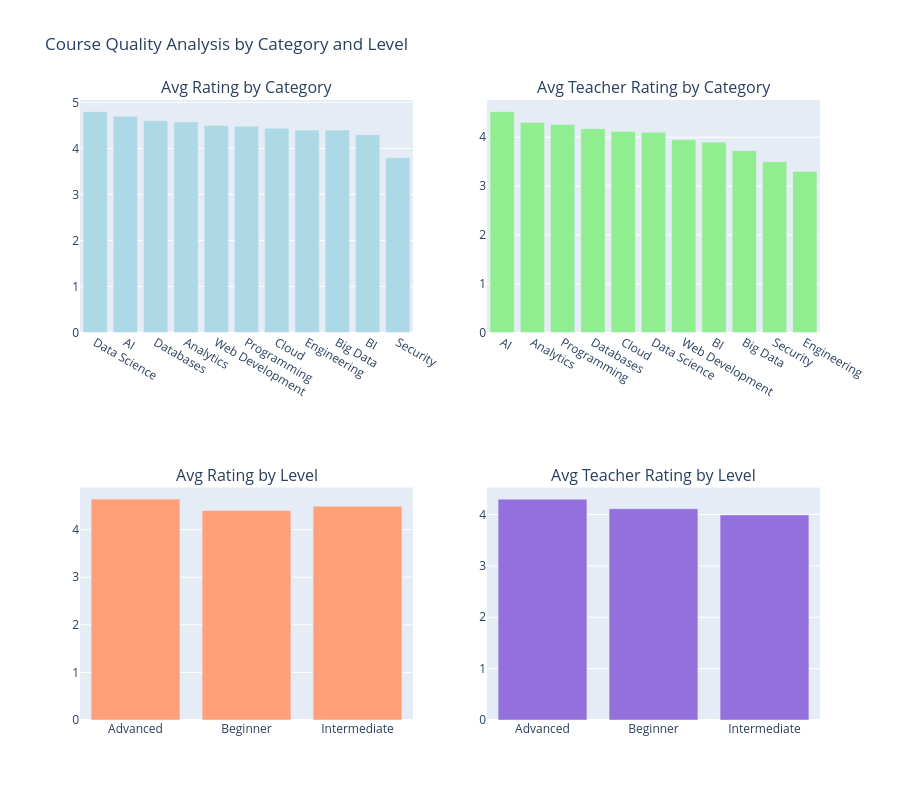

The notebook cell this image was saved under:
### Markdown cell above
## Phase 6: Course Quality Evaluation

### 6.1 Analysis by Course Category

### Code cell
print("\n" + "=" * 80)
print("PHASE 6: COURSE QUALITY EVALUATION")
print("=" * 80)

# 6.1 By Course Category
print("\n" + "─" * 80)
print("6.1 COURSE QUALITY BY CATEGORY")
print("─" * 80)

category_analysis = integrated_data.groupby('CourseCategory').agg({
    'CourseRating': 'mean',
    'TeacherRating': 'mean',
    'EnrollmentCount': 'sum'
}).round(2).sort_values('CourseRating', ascending=False)

category_analysis.columns = ['Avg Course Rating', 'Avg Teacher Rating', 'Total Enrollments']
print(f"\n{category_analysis.to_string()}")

# 6.2 By Course Level
print("\n" + "─" * 80)
print("6.2 COURSE QUALITY BY LEVEL")
print("─" * 80)

level_analysis = integrated_data.groupby('CourseLevel').agg({
    'CourseRating': 'mean',
    'TeacherRating': 'mean',
    'EnrollmentCount': ['sum', 'mean', 'count']
}).round(2)

level_analysis.columns = ['Avg Course Rating', 'Avg Teacher Rating', 'Total Enrollments', 'Avg Enrollment', 'Num Courses']
print(f"\n{level_analysis.to_string()}")

# Visualizations
fig = make_subplots(
    rows=2, cols=2,
    subplot_titles=("Avg Rating by Category", "Avg Teacher Rating by Category", 
                    "Avg Rating by Level", "Avg Teacher Rating by Level"),
    specs=[[{"type": "bar"}, {"type": "bar"}],
           [{"type": "bar"}, {"type": "bar"}]]
)

# Category ratings
cat_ratings = integrated_data.groupby('CourseCategory')['CourseRating'].mean().sort_values(ascending=False)
fig.add_trace(
    go.Bar(x=cat_ratings.index, y=cat_ratings.values, marker_color='lightblue', name='Course Rating'),
    row=1, col=1
)

# Category teacher ratings
cat_teacher_ratings = integrated_data.groupby('CourseCategory')['TeacherRating'].mean().sort_values(ascending=False)
fig.add_trace(
    go.Bar(x=cat_teacher_ratings.index, y=cat_teacher_ratings.values, marker_color='lightgreen', name='Teacher Rating'),
    row=1, col=2
)

# Level ratings
level_ratings = integrated_data.groupby('CourseLevel')['CourseRating'].mean()
fig.add_trace(
    go.Bar(x=level_ratings.index, y=level_ratings.values, marker_color='lightsalmon', name='Course Rating'),
    row=2, col=1
)

# Level teacher ratings
level_teacher_ratings = integrated_data.groupby('CourseLevel')['TeacherRating'].mean()
fig.add_trace(
    go.Bar(x=level_teacher_ratings.index, y=level_teacher_ratings.values, marker_color='mediumpurple', name='Teacher Rating'),
    row=2, col=2
)

fig.update_layout(height=800, showlegend=False, title_text="Course Quality Analysis by Category and Level")
fig.show()

### Figure 1 — Plotly figure (JSON) as saved in the notebook; plotly's stock layout.template omitted (floating-point values rounded to 4 significant figures)
{"data": [{"marker": {"color": "lightblue"}, "name": "Course Rating", "type": "bar", "x": ["Data Science", "AI", "Databases", "Analytics", "Web Development", "Programming", "Cloud", "Engineering", "Big Data", "BI", "Security"], "xaxis": "x", "y": [4.8, 4.7, 4.6, 4.575, 4.5, 4.48, 4.44, 4.4, 4.4, 4.3, 3.8], "yaxis": "y"}, {"marker": {"color": "lightgreen"}, "name": "Teacher Rating", "type": "bar", "x": ["AI", "Analytics", "Programming", "Databases", "Cloud", "Data Science", "Web Development", "BI", "Big Data", "Security", "Engineering"], "xaxis": "x2", "y": [4.525, 4.3, 4.26, 4.175, 4.12, 4.1, 3.95, 3.9, 3.725, 3.5, 3.3], "yaxis": "y2"}, {"marker": {"color": "lightsalmon"}, "name": "Course Rating", "type": "bar", "x": ["Advanced", "Beginner", "Intermediate"], "xaxis": "x3", "y": [4.64, 4.4, 4.493], "yaxis": "y3"}, {"marker": {"color": "mediumpurple"}, "name": "Teacher Rating", "type": "bar", "x": ["Advanced", "Beginner", "Intermediate"], "xaxis": "x4", "y": [4.3, 4.112, 3.993], "yaxis": "y4"}], "layout": {"annotations": [{"font": {"size": 16}, "showarrow": false, "text": "Avg Rating by Category", "x": 0.225, "xanchor": "center", "xref": "paper", "y": 1.0, "yanchor": "bottom", "yref": "paper"}, {"font": {"size": 16}, "showarrow": false, "text": "Avg Teacher Rating by Category", "x": 0.775, "xanchor": "center", "xref": "paper", "y": 1.0, "yanchor": "bottom", "yref": "paper"}, {"font": {"size": 16}, "showarrow": false, "text": "Avg Rating by Level", "x": 0.225, "xanchor": "center", "xref": "paper", "y": 0.375, "yanchor": "bottom", "yref": "paper"}, {"font": {"size": 16}, "showarrow": false, "text": "Avg Teacher Rating by Level", "x": 0.775, "xanchor": "center", "xref": "paper", "y": 0.375, "yanchor": "bottom", "yref": "paper"}], "height": 800, "showlegend": false, "title": {"text": "Course Quality Analysis by Category and Level"}, "xaxis": {"anchor": "y", "domain": [0.0, 0.45]}, "xaxis2": {"anchor": "y2", "domain": [0.55, 1.0]}, "xaxis3": {"anchor": "y3", "domain": [0.0, 0.45]}, "xaxis4": {"anchor": "y4", "domain": [0.55, 1.0]}, "yaxis": {"anchor": "x", "domain": [0.625, 1.0]}, "yaxis2": {"anchor": "x2", "domain": [0.625, 1.0]}, "yaxis3": {"anchor": "x3", "domain": [0.0, 0.375]}, "yaxis4": {"anchor": "x4", "domain": [0.0, 0.375]}}}
